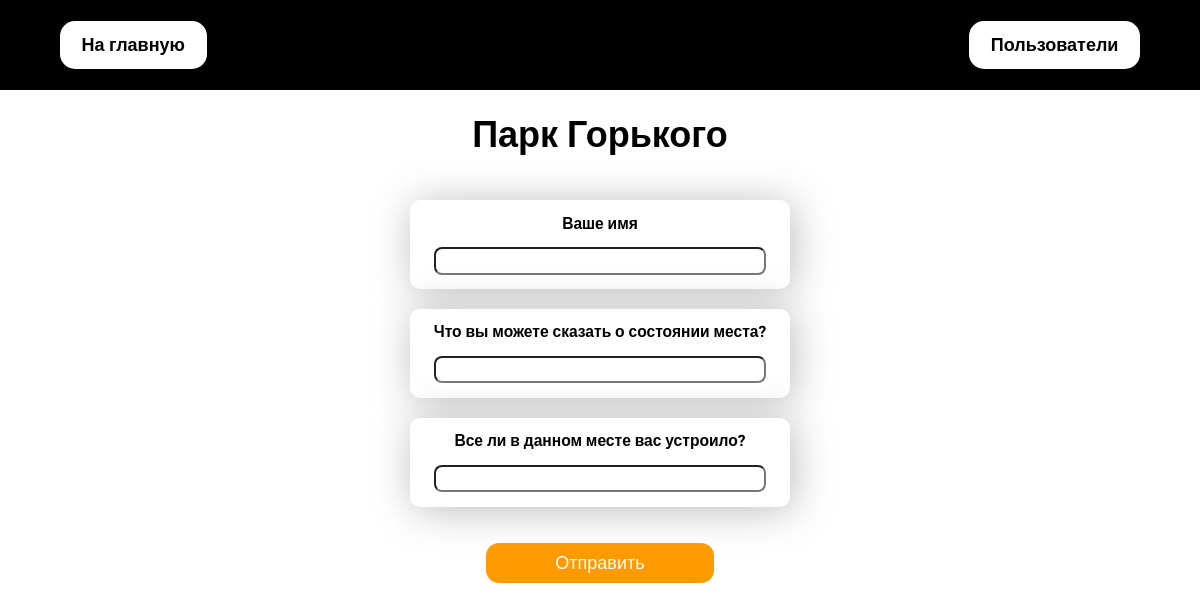
The page /forms/form/2/ on the database its author committed.
### forms/models.py (models this page shows, shortened)
class Form(models.Model):
    name = models.CharField(max_length=255)
    pub_date = models.DateTimeField('date published')
    questions = models.ManyToManyField(Question)

class Question(models.Model):
    text = models.CharField(max_length=1024)

### forms/views.py (the view)
# urls.py: path('form/<int:pk>/', views.FormView.as_view(), name='form'),
class FormView(generic.DetailView):
    template_name = 'forms/form.html'
    model = Form

### forms/templates/forms/form.html (shortened to what this page needs)
<!DOCTYPE html>
<html lang="ru">
    <head>
        {% load static %}
        <link rel="stylesheet" type="text/css" href="{% static 'forms/style.css' %}">
    </head>
    </body>
        {% include "forms/header.html" %}
        <main class="main">
            <h1>{{ form.name }}</h1>
            <form action="{% url 'forms:submit' form.id %}" method="post" class="main__form form">
                <div class="form__question">
                    <label for="name">Ваше имя</label>
                    <input type="text" required id="name" name="name">
                </div>
                {% for question in form.questions.all %}
                    <div class="form__question">
                        <label for="question{{ forloop.counter }}">{{ question.text }}</label>
                        <input type="text" required id="question{{ forloop.counter }}"  name="{{ question.id }}">
                    </div>
                {% endfor %}
                <input type="submit" value="Отправить">
            </form>
        </main>
    </body>
</html>

### forms/static/forms/style.css (style rules this page uses)
* { font-family: "Lora", serif; font-family: "Montserrat", sans-serif; font-family: "Roboto", sans-serif; font-size: 12px; }
.main { display: flex; flex-direction: column; width: 90%; align-items: center; margin: 0; align-self: center; }
.main h1 { font-size: 2rem; text-align: center; }
@media (min-width: 480px) { .main h1 { font-size: 3em; } }
.main__form { display: flex; flex-direction: column; }
.main__form .form__question { display: flex; flex-direction: column; padding: 0.5em 1em 1em 0.5em; background-color: white; border-radius: 10px; filter: drop-shadow(3px 3px 20px #bbbbbb); }
@media (min-width: 480px) { .main__form .form__question { padding: 1.2em 2em 1.2em 2em; } }
.main__form .form__question:not(:first-child) { margin-top: 20px; }
.main__form .form__question label { font-size: 1.3em; text-align: center; font-weight: 700; }
.main__form .form__question input { margin-top: 1em; padding-left: 1em; line-height: 1.5em; border-radius: 8px; }
@media (min-width: 480px) { .main__form .form__question input { font-size: 1.2em; } }
.main__form input[type=submit] { margin-top: 2em; width: 60%; align-self: center; background-color: #FF9B00; border: none; padding: 0.5em 1em 0.5em 1em; color: white; font-size: 1.5em; border-radius: 13px; }

### rows shown on the page
Form: name "Парк Горького"
Question: text "Что вы можете сказать о состоянии места?"
Question: text "Все ли в данном месте вас устроило?"
